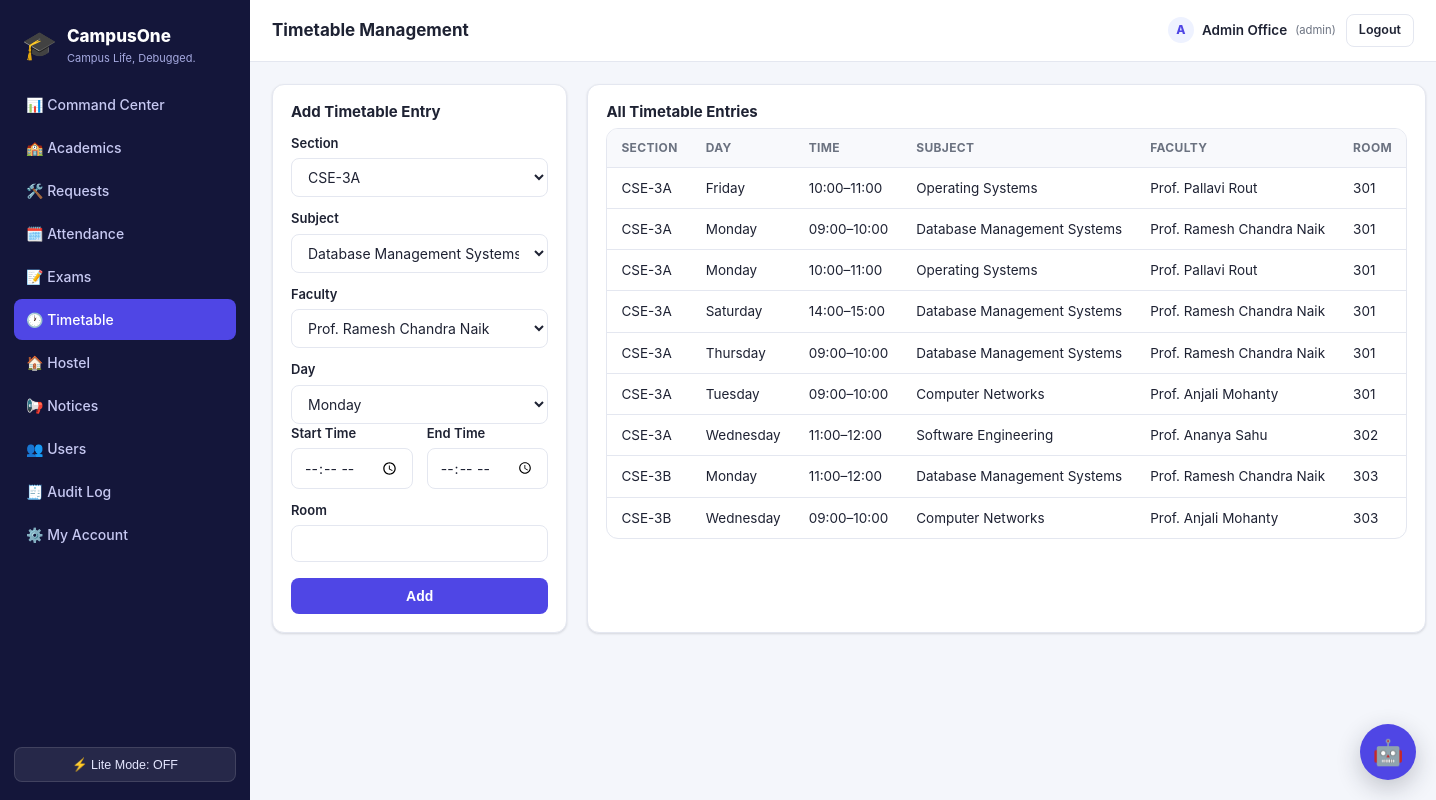
Page /admin/timetable (signed in) on the committed database.
### tables this page shows
CREATE TABLE timetable (
    id INTEGER PRIMARY KEY AUTOINCREMENT,
    section_id INTEGER REFERENCES sections(id),
    subject_id INTEGER REFERENCES subjects(id),
    faculty_id INTEGER REFERENCES faculty(id),
    day_of_week TEXT NOT NULL,
    start_time TEXT NOT NULL,
    end_time TEXT NOT NULL,
    room TEXT
);

CREATE TABLE sections (
    id INTEGER PRIMARY KEY AUTOINCREMENT,
    branch_id INTEGER REFERENCES branches(id),
    year INTEGER NOT NULL,
    semester INTEGER NOT NULL,
    name TEXT NOT NULL
);

CREATE TABLE subjects (
    id INTEGER PRIMARY KEY AUTOINCREMENT,
    name TEXT NOT NULL,
    code TEXT UNIQUE NOT NULL,
    branch_id INTEGER REFERENCES branches(id),
    semester INTEGER NOT NULL
);

CREATE TABLE users (
    id INTEGER PRIMARY KEY AUTOINCREMENT,
    email TEXT UNIQUE NOT NULL,
    password_hash TEXT NOT NULL,
    role TEXT NOT NULL CHECK(role IN ('student','faculty','admin','warden','mess','frontdesk')),
    name TEXT NOT NULL,
    phone TEXT,
    photo TEXT,
    is_active INTEGER DEFAULT 1,
    created_at TEXT DEFAULT (datetime('now'))
);

### blueprints/admin.py (the view, shortened to what this page needs)
@bp.route("/timetable", methods=["GET", "POST"])
@role_required("admin")
def timetable():
    rows = query_db(
        "SELECT t.*, sub.name AS subject_name, sec.name AS section_name, u.name AS faculty_name FROM timetable t "
        "JOIN subjects sub ON t.subject_id = sub.id JOIN sections sec ON t.section_id = sec.id "
        "JOIN faculty f ON t.faculty_id = f.id JOIN users u ON f.user_id = u.id "
        "ORDER BY sec.name, t.day_of_week, t.start_time"
    )
    subjects = query_db("SELECT id, name FROM subjects")
    sections = query_db("SELECT id, name FROM sections")
    faculty_list = query_db("SELECT f.id, u.name FROM faculty f JOIN users u ON f.user_id = u.id")
    return render_template("admin/timetable.html", rows=rows, subjects=subjects, sections=sections,
                            faculty_list=faculty_list)

### utils/auth_utils.py (called while the page is built)
def role_required(*roles):
    def decorator(view):
        @functools.wraps(view)
        def wrapped(**kwargs):
            if session.get("user_id") is None:
                return redirect(url_for("auth.login", next=request.path))
            if session.get("role") not in roles:
                abort(403)
            return view(**kwargs)
        return wrapped
    return decorator

def gen_csrf_token():
    if "csrf_token" not in session:
        session["csrf_token"] = secrets.token_hex(16)
    return session["csrf_token"]

### utils/db.py (called while the page is built)
def get_db():
    if "db" not in g:
        g.db = sqlite3.connect(current_app.config["DATABASE"], detect_types=sqlite3.PARSE_DECLTYPES)
        g.db.row_factory = sqlite3.Row
        g.db.execute("PRAGMA foreign_keys = ON")
    return g.db

def query_db(query, args=(), one=False):
    cur = get_db().execute(query, args)
    rv = cur.fetchall()
    cur.close()
    return (rv[0] if rv else None) if one else rv

### templates/admin/timetable.html (shortened to what this page needs)
{% extends "base.html" %}
{% block page_title %}Timetable Management{% endblock %}
{% block content %}
<div class="grid" style="grid-template-columns: 1fr 1.6fr; gap:20px;">
  <div class="card">
    <h3>Add Timetable Entry</h3>
    <form method="post">
      <label>Section</label>
      <select name="section_id" required>{% for s in sections %}<option value="{{ s.id }}">{{ s.name }}</option>{% endfor %}</select>
      <label>Subject</label>
      <select name="subject_id" required>{% for s in subjects %}<option value="{{ s.id }}">{{ s.name }}</option>{% endfor %}</select>
      <label>Faculty</label>
      <select name="faculty_id" required>{% for f in faculty_list %}<option value="{{ f.id }}">{{ f.name }}</option>{% endfor %}</select>
      <label>Day</label>
      <select name="day_of_week" required>
        <option>Monday</option><option>Tuesday</option><option>Wednesday</option><option>Thursday</option><option>Friday</option><option>Saturday</option>
      </select>
      <div class="form-row">
        <div><label>Start Time</label><input type="time" name="start_time" required></div>
        <div><label>End Time</label><input type="time" name="end_time" required></div>
      </div>
      <label>Room</label>
      <input type="text" name="room">
      <button type="submit" class="btn btn-primary btn-block" style="margin-top:16px;">Add</button>
    </form>
  </div>
  <div class="card">
    <h3>All Timetable Entries</h3>
    <div class="table-wrap">
      <table>
        <thead><tr><th>Section</th><th>Day</th><th>Time</th><th>Subject</th><th>Faculty</th><th>Room</th></tr></thead>
        <tbody>
        {% for r in rows %}
          <tr><td>{{ r.section_name }}</td><td>{{ r.day_of_week }}</td><td>{{ r.start_time }}–{{ r.end_time }}</td><td>{{ r.subject_name }}</td><td>{{ r.faculty_name }}</td><td>{{ r.room }}</td></tr>
        {% else %}
          <tr><td colspan="6" class="muted">No timetable entries yet.</td></tr>
        {% endfor %}
        </tbody>
      </table>
    </div>
  </div>
</div>
{% endblock %}

### static/css/style.css (style rules this page uses)
:root { --bg: #f4f6fb; --surface: #ffffff; --surface-2: #f8f9fc; --border: #e4e7f0; --text: #1e2233; --text-muted: #6b7280; --primary: #4f46e5; --primary-dark: #4338ca; --primary-light: #eef2ff; --success: #16a34a; --success-bg: #ecfdf3; --warning: #d97706; --warning-bg: #fffbeb; --danger: #dc2626; --danger-bg: #fef2f2; --info: #0891b2; --info-bg: #ecfeff; --radius: 12px; --radius-sm: 8px; --shadow: 0 1px 2px rgba(16,24,40,.06), 0 1px 3px rgba(16,24,40,.08); --sidebar-w: 250px; }
* { box-sizing: border-box; }
html, body { height: 100%; }
body { margin: 0; font-family: -apple-system, BlinkMacSystemFont, "Segoe UI", Roboto, Helvetica, Arial, sans-serif; background: var(--bg); color: var(--text); font-size: 15px; line-height: 1.5; }
h1, h2, h3, h4 { margin: 0 0 .4em; font-weight: 700; line-height: 1.25; }
.grid { display: grid; gap: 16px; }
.card { background: var(--surface); border: 1px solid var(--border); border-radius: var(--radius); padding: 18px; box-shadow: var(--shadow); }
.card h3 { font-size: 15px; }
.table-wrap { overflow-x: auto; border-radius: var(--radius); border: 1px solid var(--border); background: var(--surface); }
table { width: 100%; border-collapse: collapse; font-size: 13.5px; min-width: 480px; }
th, td { text-align: left; padding: 10px 14px; border-bottom: 1px solid var(--border); white-space: nowrap; }
th { background: var(--surface-2); font-weight: 700; font-size: 12px; text-transform: uppercase; letter-spacing: .03em; color: var(--text-muted); }
tr:last-child td { border-bottom: none; }
.btn { display: inline-flex; align-items: center; justify-content: center; gap: 6px; padding: 9px 16px; border-radius: var(--radius-sm); font-size: 14px; font-weight: 600; border: 1px solid transparent; cursor: pointer; text-decoration: none; }
.btn-primary { background: var(--primary); color: #fff; }
.btn-block { width: 100%; }
form label { display: block; font-size: 13px; font-weight: 600; margin: 12px 0 5px; }
form label:first-child { margin-top: 0; }
input, select, textarea { width: 100%; padding: 9px 12px; border: 1px solid var(--border); border-radius: var(--radius-sm); font-size: 14px; font-family: inherit; background: var(--surface); color: var(--text); }
.form-row { display: grid; grid-template-columns: 1fr 1fr; gap: 14px; }

### rows in the picture
timetable: section_name "CSE-3A", day_of_week "Friday", start_time "10:00", end_time "11:00", subject_name "Operating Systems", faculty_name "Prof. Pallavi Rout", room "301"
timetable: section_name "CSE-3A", day_of_week "Monday", start_time "09:00", end_time "10:00", subject_name "Database Management Systems", faculty_name "Prof. Ramesh Chandra Naik", room "301"
timetable: section_name "CSE-3A", day_of_week "Monday", start_time "10:00", end_time "11:00", subject_name "Operating Systems", faculty_name "Prof. Pallavi Rout", room "301"
timetable: section_name "CSE-3A", day_of_week "Saturday", start_time "14:00", end_time "15:00", subject_name "Database Management Systems", faculty_name "Prof. Ramesh Chandra Naik", room "301"
timetable: section_name "CSE-3A", day_of_week "Thursday", start_time "09:00", end_time "10:00", subject_name "Database Management Systems", faculty_name "Prof. Ramesh Chandra Naik", room "301"
timetable: section_name "CSE-3A", day_of_week "Tuesday", start_time "09:00", end_time "10:00", subject_name "Computer Networks", faculty_name "Prof. Anjali Mohanty", room "301"
timetable: section_name "CSE-3A", day_of_week "Wednesday", start_time "11:00", end_time "12:00", subject_name "Software Engineering", faculty_name "Prof. Ananya Sahu", room "302"
timetable: section_name "CSE-3B", day_of_week "Monday", start_time "11:00", end_time "12:00", subject_name "Database Management Systems", faculty_name "Prof. Ramesh Chandra Naik", room "303"
timetable: section_name "CSE-3B", day_of_week "Wednesday", start_time "09:00", end_time "10:00", subject_name "Computer Networks", faculty_name "Prof. Anjali Mohanty", room "303"

### other values in the picture
{{ app_name }} "CampusOne"
{{ tagline }} "Campus Life, Debugged."
{{ '🐢 Lite Mode: ON' if lite_mode else '⚡ Lite Mode: OFF' }} "⚡ Lite Mode: OFF"
{{ session.name[0]|upper }} "A"
{{ session.name }} "Admin Office"
{{ session.role }} "admin"
form field section_id "CSE-3A"
form field subject_id "Database Management Systems"
form field faculty_id "Prof. Ramesh Chandra Naik"
